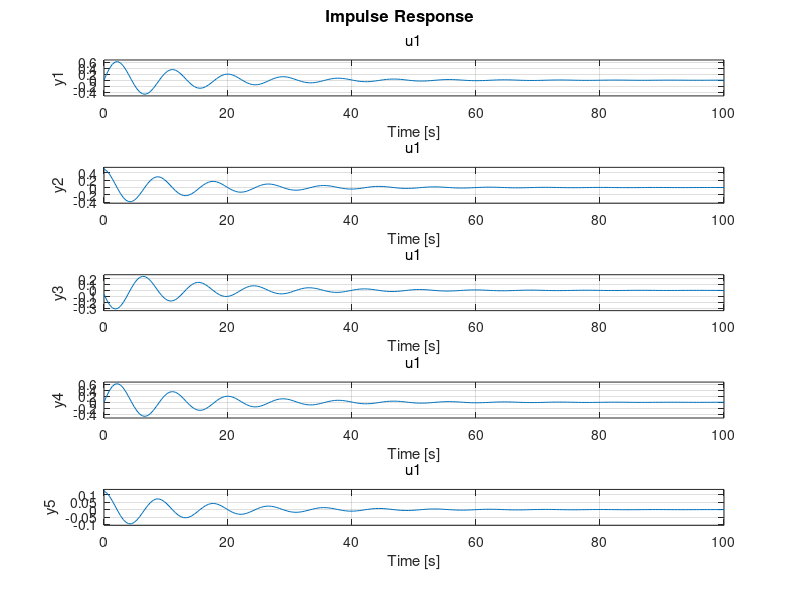

Source code (MATLAB):
clc
clear all
close all
m=2;
b=.25;
k=1;


A=[0,1;-k/m,-b/m];
B=[0;1/m];
C=[1,0
   0,1
   -k/m,-b/m
   k,0
   0,b];
D=[0
   0
   1/m
   0
   0];
sis=ss(A,B,C,D);
impulse(sis)
